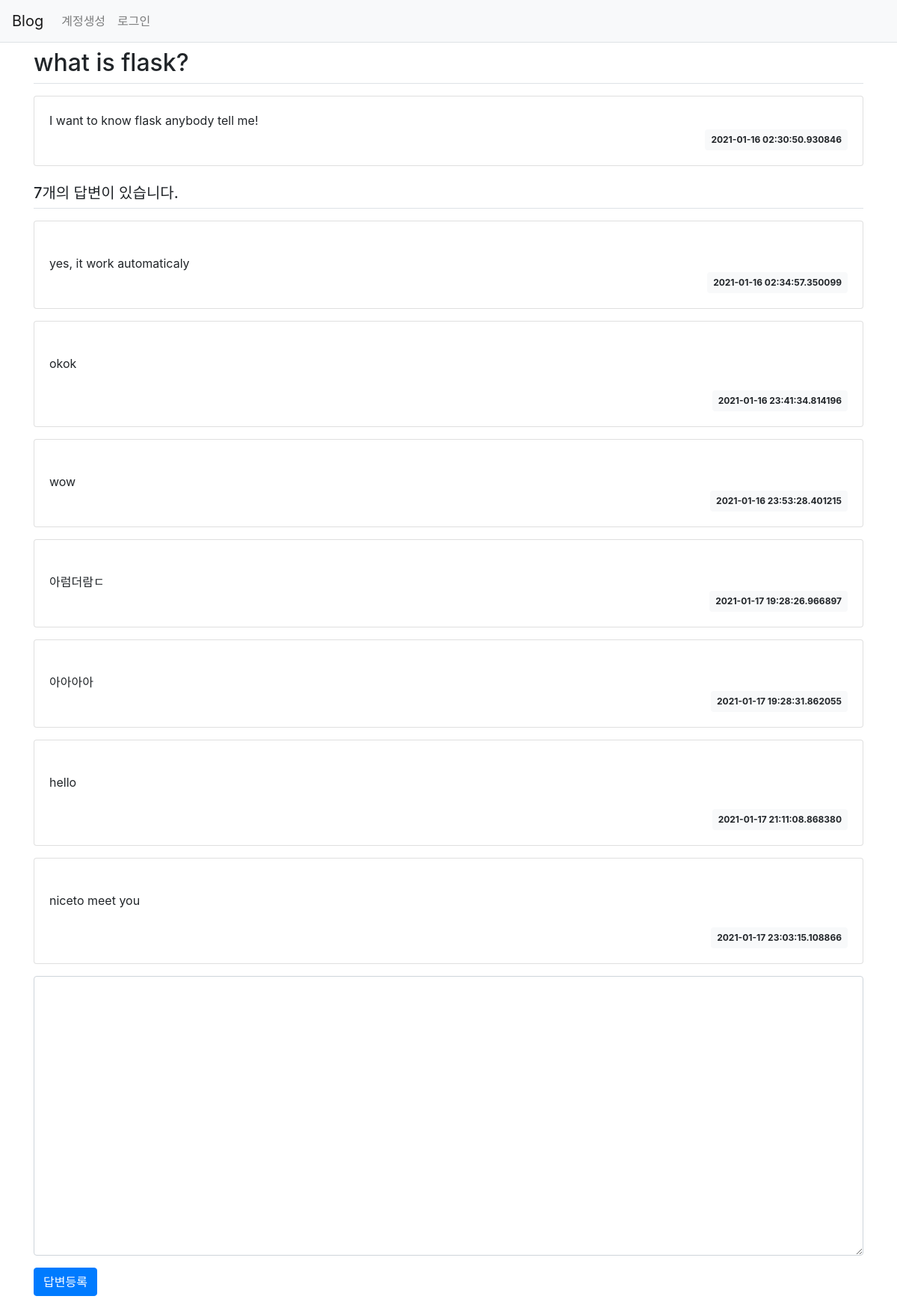
Screenshot of /question/detail/2/ with the database file from the repository.
### pybo/models.py (models this page shows)
class Question(db.Model):
    id = db.Column(db.Integer, primary_key=True)
    subject = db.Column(db.String(200),nullable=False)
    content = db.Column(db.Text(),nullable=False)
    create_date = db.Column(db.DateTime(),nullable=False)

class Answer(db.Model):
    id = db.Column(db.Integer, primary_key=True)
    question_id = db.Column(db.Integer, db.ForeignKey('question.id',ondelete='CASCADE'))     #db.ForeignKey에 지정한 첫 번째 값은 연결한 모델의 속성명이고 두 번째 ondelete에 지정한 값은 삭제 연동 설정이다. 즉, 답변 모델의 quesion_id 속성은 질문 모델의 id 속성과 연결되며 ondelete='CASCADE'에 의해 데이터베이스에서 쿼리를 이용하여 질문을 삭제하면 해당 질문에 달린 답변도 함꼐 삭제된다.
    question = db.relationship('Question',backref=db.backref('answer_set'))  #quesion속성은 답변 모델에서 질문 모델을 참조하기 위해 추가했다. 예를 들어 답변 모델 객체에서 질문 모델 객체의 제목을 참조하려면 answer.question.subject처럼 할 수 있다. 이렇게 하려면 속성을 추가할 때 db.Column이 아닌 db.relationship을 사용해야한다.
    content = db.Column(db.Text(), nullable=False)
    create_date = db.Column(db.DateTime(), nullable=False)

### pybo/views/question_views.py (the view)
@bp.route('/detail/<int:question_id>/')
def detail(question_id):
    form = AnswerForm()
    question = Question.query.get_or_404(question_id) #get_or_404는 해당 데이터를 찾을 수 없는 경우 404페이지를 출력해준다.
    return render_template('question/question_detail.html',question=question, form=form)

### pybo/forms.py
class AnswerForm(FlaskForm):
    content = TextAreaField('내용',validators=[DataRequired('내용은 필수입력 항목입니다.')])

### pybo/templates/question/question_detail.html (shortened to what this page needs)
{% extends 'base.html' %}
{% block content %}
<div class="container my3">
    <h2 class="border-bottom py-2">{{ question.subject }}</h2>
    <div class="card my-3">
        <div class="card-body">
            <div class="card-text" style="white-space: pre-line;">{{ question.content }}</div>
            <div class="d-flex justify-content-end">
                <div class="badge badge-light p-2">
                    {{ question.create_date }}
                </div>
            </div>
        </div>
    </div>
    <h5 class="border-bottom my-3 py-2">{{ question.answer_set|length }}개의 답변이 있습니다.</h5>
    {% for answer in question.answer_set %}
    <div class="card my-3">
        <div class="card-body">
            <div class="card-text" style="white-space: pre-line;">
            {{ answer.content }}
            </div>
            <div class="d-flex justify-content-end">
                <div class="badge badge-light p-2">
                    {{ answer.create_date }}
                </div>
            </div>
        </div>
    </div>
    {% endfor %}
    <form action="{{ url_for('answer.create',question_id=question.id)}}" method="POST" class="my-3">
        <div class="form-group">
            <textarea class="form-control" name="content" id="content" rows="15"></textarea>
        </div>
        <input type="submit" value="답변등록" class="btn btn-primary">
    </form>
</div>
{% endblock %}

### rows the page displays
Question: subject "what is flask?", content "I want to know flask anybody tell me!", create_date "2021-01-16 02:30:50.930846"
Answer: content "yes, it work automaticaly", create_date "2021-01-16 02:34:57.350099"
Answer: content "okok", create_date "2021-01-16 23:41:34.814196"
Answer: content "wow", create_date "2021-01-16 23:53:28.401215"
Answer: content "아럼더람ㄷ", create_date "2021-01-17 19:28:26.966897"
Answer: content "아아아아", create_date "2021-01-17 19:28:31.862055"
Answer: content "hello", create_date "2021-01-17 21:11:08.868380"
Answer: content "niceto meet you", create_date "2021-01-17 23:03:15.108866"

### other values shown
{{ question.answer_set|length }} "7"
